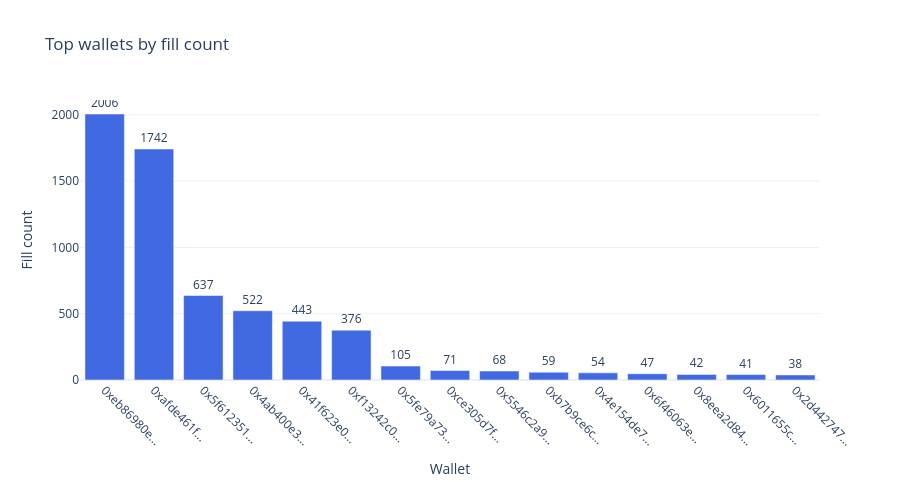

This figure's notebook cell:
### Code cell
top15 = wallet_stats.sort_values(by='fill_count', ascending=False).head(15)

fig_wallet = go.Figure()
fig_wallet.add_trace(go.Bar(
    x=top15.index.str[:10] + '...',
    y=top15['fill_count'],
    marker_color='royalblue',
    text=top15['fill_count'],
    textposition='outside',
))

fig_wallet.update_layout(
    title='Top wallets by fill count',
    xaxis_title='Wallet',
    yaxis_title='Fill count',
    template='plotly_white',
    height=500,
    margin=dict(b=120),
)
fig_wallet.update_xaxes(tickangle=45)
fig_wallet.show()

### Figure 1 — Plotly figure (JSON) as saved in the notebook; plotly's stock layout.template omitted (floating-point values rounded to 4 significant figures)
{"data": [{"marker": {"color": "royalblue"}, "text": [2006.0, 1742.0, 637.0, 522.0, 443.0, 376.0, 105.0, 71.0, 68.0, 59.0, 54.0, 47.0, 42.0, 41.0, 38.0], "textposition": "outside", "type": "bar", "x": ["0xeb86980e...", "0xafde461f...", "0x5f612351...", "0x4ab400e3...", "0x41f623e0...", "0xf13242c0...", "0x5fe79a73...", "0xce305d7f...", "0x5546c2a9...", "0xb7b9ce6c...", "0x4e154de7...", "0x6f46063e...", "0x8eea2d84...", "0x6011655c...", "0x2d442747..."], "y": [2006, 1742, 637, 522, 443, 376, 105, 71, 68, 59, 54, 47, 42, 41, 38]}], "layout": {"height": 500, "margin": {"b": 120}, "title": {"text": "Top wallets by fill count"}, "xaxis": {"tickangle": 45, "title": {"text": "Wallet"}}, "yaxis": {"title": {"text": "Fill count"}}}}
